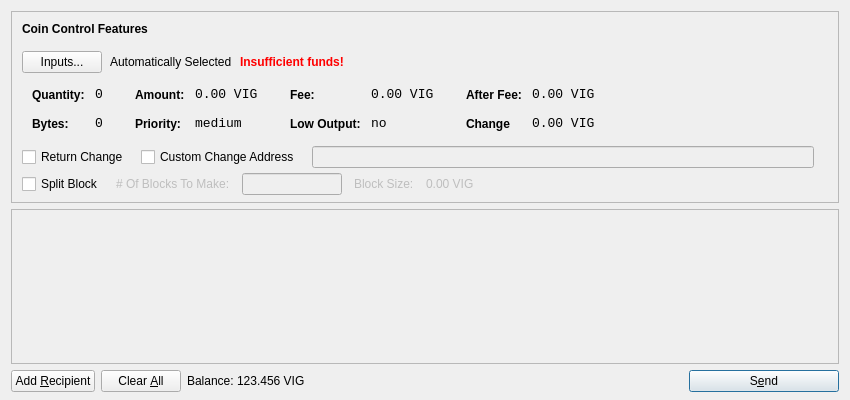
<?xml version="1.0" encoding="UTF-8"?>
<ui version="4.0">
 <class>SendCoinsDialog</class>
 <widget class="QDialog" name="SendCoinsDialog">
  <property name="geometry">
   <rect>
    <x>0</x>
    <y>0</y>
    <width>850</width>
    <height>400</height>
   </rect>
  </property>
  <property name="windowTitle">
   <string>Send Coins</string>
  </property>
  <layout class="QVBoxLayout" name="verticalLayout" stretch="0,1,0">
   <property name="bottomMargin">
    <number>8</number>
   </property>
   <item>
    <widget class="QFrame" name="frameCoinControl">
     <property name="sizePolicy">
      <sizepolicy hsizetype="Expanding" vsizetype="Expanding">
       <horstretch>0</horstretch>
       <verstretch>0</verstretch>
      </sizepolicy>
     </property>
     <property name="maximumSize">
      <size>
       <width>16777215</width>
       <height>16777215</height>
      </size>
     </property>
     <property name="frameShape">
      <enum>QFrame::StyledPanel</enum>
     </property>
     <property name="frameShadow">
      <enum>QFrame::Sunken</enum>
     </property>
     <layout class="QVBoxLayout" name="verticalLayoutCoinControl2">
      <property name="spacing">
       <number>6</number>
      </property>
      <property name="leftMargin">
       <number>0</number>
      </property>
      <property name="topMargin">
       <number>0</number>
      </property>
      <property name="rightMargin">
       <number>0</number>
      </property>
      <property name="bottomMargin">
       <number>6</number>
      </property>
      <item>
       <layout class="QVBoxLayout" name="verticalLayoutCoinControl" stretch="0,0,0,0,1">
        <property name="spacing">
         <number>0</number>
        </property>
        <property name="leftMargin">
         <number>10</number>
        </property>
        <property name="topMargin">
         <number>10</number>
        </property>
        <item>
         <layout class="QHBoxLayout" name="horizontalLayoutCoinControl1">
          <property name="bottomMargin">
           <number>15</number>
          </property>
          <item>
           <widget class="QLabel" name="labelCoinControlFeatures">
            <property name="sizePolicy">
             <sizepolicy hsizetype="Preferred" vsizetype="Maximum">
              <horstretch>0</horstretch>
              <verstretch>0</verstretch>
             </sizepolicy>
            </property>
            <property name="font">
             <font>
              <weight>75</weight>
              <bold>true</bold>
             </font>
            </property>
            <property name="styleSheet">
             <string notr="true">font-weight:bold;</string>
            </property>
            <property name="text">
             <string>Coin Control Features</string>
            </property>
           </widget>
          </item>
         </layout>
        </item>
        <item>
         <layout class="QHBoxLayout" name="horizontalLayoutCoinControl2" stretch="0,0,0,0">
          <property name="spacing">
           <number>8</number>
          </property>
          <property name="bottomMargin">
           <number>10</number>
          </property>
          <item>
           <widget class="QPushButton" name="pushButtonCoinControl">
            <property name="styleSheet">
             <string notr="true"/>
            </property>
            <property name="text">
             <string>Inputs...</string>
            </property>
           </widget>
          </item>
          <item>
           <widget class="QLabel" name="labelCoinControlAutomaticallySelected">
            <property name="text">
             <string>Automatically Selected</string>
            </property>
            <property name="margin">
             <number>5</number>
            </property>
           </widget>
          </item>
          <item>
           <widget class="QLabel" name="labelCoinControlInsuffFunds">
            <property name="font">
             <font>
              <weight>75</weight>
              <bold>true</bold>
             </font>
            </property>
            <property name="styleSheet">
             <string notr="true">color:red;font-weight:bold;</string>
            </property>
            <property name="text">
             <string>Insufficient funds!</string>
            </property>
            <property name="margin">
             <number>5</number>
            </property>
           </widget>
          </item>
          <item>
           <spacer name="horizontalSpacerCoinControl">
            <property name="orientation">
             <enum>Qt::Horizontal</enum>
            </property>
            <property name="sizeHint" stdset="0">
             <size>
              <width>40</width>
              <height>1</height>
             </size>
            </property>
           </spacer>
          </item>
         </layout>
        </item>
        <item>
         <widget class="QWidget" name="widgetCoinControl" native="true">
          <property name="sizePolicy">
           <sizepolicy hsizetype="Preferred" vsizetype="Preferred">
            <horstretch>0</horstretch>
            <verstretch>0</verstretch>
           </sizepolicy>
          </property>
          <property name="minimumSize">
           <size>
            <width>0</width>
            <height>0</height>
           </size>
          </property>
          <property name="styleSheet">
           <string notr="true"/>
          </property>
          <layout class="QHBoxLayout" name="horizontalLayoutCoinControl5">
           <property name="margin">
            <number>0</number>
           </property>
           <item>
            <layout class="QHBoxLayout" name="horizontalLayoutCoinControl3" stretch="0,0,0,1">
             <property name="spacing">
              <number>20</number>
             </property>
             <property name="topMargin">
              <number>0</number>
             </property>
             <property name="bottomMargin">
              <number>10</number>
             </property>
             <item>
              <layout class="QFormLayout" name="formLayoutCoinControl1">
               <property name="horizontalSpacing">
                <number>10</number>
               </property>
               <property name="verticalSpacing">
                <number>14</number>
               </property>
               <property name="leftMargin">
                <number>10</number>
               </property>
               <property name="topMargin">
                <number>4</number>
               </property>
               <property name="rightMargin">
                <number>6</number>
               </property>
               <item row="0" column="0">
                <widget class="QLabel" name="labelCoinControlQuantityText">
                 <property name="styleSheet">
                  <string notr="true">font-weight:bold;</string>
                 </property>
                 <property name="text">
                  <string>Quantity:</string>
                 </property>
                 <property name="margin">
                  <number>0</number>
                 </property>
                </widget>
               </item>
               <item row="0" column="1">
                <widget class="QLabel" name="labelCoinControlQuantity">
                 <property name="font">
                  <font>
                   <family>Monospace</family>
                   <pointsize>10</pointsize>
                  </font>
                 </property>
                 <property name="cursor">
                  <cursorShape>IBeamCursor</cursorShape>
                 </property>
                 <property name="contextMenuPolicy">
                  <enum>Qt::ActionsContextMenu</enum>
                 </property>
                 <property name="text">
                  <string>0</string>
                 </property>
                 <property name="margin">
                  <number>0</number>
                 </property>
                 <property name="textInteractionFlags">
                  <set>Qt::LinksAccessibleByMouse|Qt::TextSelectableByKeyboard|Qt::TextSelectableByMouse</set>
                 </property>
                </widget>
               </item>
               <item row="1" column="0">
                <widget class="QLabel" name="labelCoinControlBytesText">
                 <property name="styleSheet">
                  <string notr="true">font-weight:bold;</string>
                 </property>
                 <property name="text">
                  <string>Bytes:</string>
                 </property>
                </widget>
               </item>
               <item row="1" column="1">
                <widget class="QLabel" name="labelCoinControlBytes">
                 <property name="font">
                  <font>
                   <family>Monospace</family>
                   <pointsize>10</pointsize>
                  </font>
                 </property>
                 <property name="cursor">
                  <cursorShape>IBeamCursor</cursorShape>
                 </property>
                 <property name="contextMenuPolicy">
                  <enum>Qt::ActionsContextMenu</enum>
                 </property>
                 <property name="text">
                  <string>0</string>
                 </property>
                 <property name="textInteractionFlags">
                  <set>Qt::LinksAccessibleByMouse|Qt::TextSelectableByKeyboard|Qt::TextSelectableByMouse</set>
                 </property>
                </widget>
               </item>
              </layout>
             </item>
             <item>
              <layout class="QFormLayout" name="formLayoutCoinControl2">
               <property name="horizontalSpacing">
                <number>10</number>
               </property>
               <property name="verticalSpacing">
                <number>14</number>
               </property>
               <property name="leftMargin">
                <number>6</number>
               </property>
               <property name="topMargin">
                <number>4</number>
               </property>
               <property name="rightMargin">
                <number>6</number>
               </property>
               <item row="0" column="0">
                <widget class="QLabel" name="labelCoinControlAmountText">
                 <property name="styleSheet">
                  <string notr="true">font-weight:bold;</string>
                 </property>
                 <property name="text">
                  <string>Amount:</string>
                 </property>
                 <property name="margin">
                  <number>0</number>
                 </property>
                </widget>
               </item>
               <item row="0" column="1">
                <widget class="QLabel" name="labelCoinControlAmount">
                 <property name="font">
                  <font>
                   <family>Monospace</family>
                   <pointsize>10</pointsize>
                  </font>
                 </property>
                 <property name="cursor">
                  <cursorShape>IBeamCursor</cursorShape>
                 </property>
                 <property name="contextMenuPolicy">
                  <enum>Qt::ActionsContextMenu</enum>
                 </property>
                 <property name="text">
                  <string>0.00 VIG</string>
                 </property>
                 <property name="textInteractionFlags">
                  <set>Qt::LinksAccessibleByMouse|Qt::TextSelectableByKeyboard|Qt::TextSelectableByMouse</set>
                 </property>
                </widget>
               </item>
               <item row="1" column="0">
                <widget class="QLabel" name="labelCoinControlPriorityText">
                 <property name="styleSheet">
                  <string notr="true">font-weight:bold;</string>
                 </property>
                 <property name="text">
                  <string>Priority:</string>
                 </property>
                </widget>
               </item>
               <item row="1" column="1">
                <widget class="QLabel" name="labelCoinControlPriority">
                 <property name="font">
                  <font>
                   <family>Monospace</family>
                   <pointsize>10</pointsize>
                  </font>
                 </property>
                 <property name="cursor">
                  <cursorShape>IBeamCursor</cursorShape>
                 </property>
                 <property name="contextMenuPolicy">
                  <enum>Qt::ActionsContextMenu</enum>
                 </property>
                 <property name="text">
                  <string>medium</string>
                 </property>
                 <property name="textInteractionFlags">
                  <set>Qt::LinksAccessibleByMouse|Qt::TextSelectableByKeyboard|Qt::TextSelectableByMouse</set>
                 </property>
                </widget>
               </item>
              </layout>
             </item>
             <item>
              <layout class="QFormLayout" name="formLayoutCoinControl3">
               <property name="horizontalSpacing">
                <number>10</number>
               </property>
               <property name="verticalSpacing">
                <number>14</number>
               </property>
               <property name="leftMargin">
                <number>6</number>
               </property>
               <property name="topMargin">
                <number>4</number>
               </property>
               <property name="rightMargin">
                <number>6</number>
               </property>
               <item row="0" column="0">
                <widget class="QLabel" name="labelCoinControlFeeText">
                 <property name="styleSheet">
                  <string notr="true">font-weight:bold;</string>
                 </property>
                 <property name="text">
                  <string>Fee:</string>
                 </property>
                 <property name="margin">
                  <number>0</number>
                 </property>
                </widget>
               </item>
               <item row="0" column="1">
                <widget class="QLabel" name="labelCoinControlFee">
                 <property name="font">
                  <font>
                   <family>Monospace</family>
                   <pointsize>10</pointsize>
                  </font>
                 </property>
                 <property name="cursor">
                  <cursorShape>IBeamCursor</cursorShape>
                 </property>
                 <property name="contextMenuPolicy">
                  <enum>Qt::ActionsContextMenu</enum>
                 </property>
                 <property name="text">
                  <string>0.00 VIG</string>
                 </property>
                 <property name="textInteractionFlags">
                  <set>Qt::LinksAccessibleByMouse|Qt::TextSelectableByKeyboard|Qt::TextSelectableByMouse</set>
                 </property>
                </widget>
               </item>
               <item row="1" column="0">
                <widget class="QLabel" name="labelCoinControlLowOutputText">
                 <property name="styleSheet">
                  <string notr="true">font-weight:bold;</string>
                 </property>
                 <property name="text">
                  <string>Low Output:</string>
                 </property>
                </widget>
               </item>
               <item row="1" column="1">
                <widget class="QLabel" name="labelCoinControlLowOutput">
                 <property name="font">
                  <font>
                   <family>Monospace</family>
                   <pointsize>10</pointsize>
                  </font>
                 </property>
                 <property name="cursor">
                  <cursorShape>IBeamCursor</cursorShape>
                 </property>
                 <property name="contextMenuPolicy">
                  <enum>Qt::ActionsContextMenu</enum>
                 </property>
                 <property name="text">
                  <string>no</string>
                 </property>
                 <property name="textInteractionFlags">
                  <set>Qt::LinksAccessibleByMouse|Qt::TextSelectableByKeyboard|Qt::TextSelectableByMouse</set>
                 </property>
                </widget>
               </item>
              </layout>
             </item>
             <item>
              <layout class="QFormLayout" name="formLayoutCoinControl4">
               <property name="fieldGrowthPolicy"> 
                 <enum>QFormLayout::AllNonFixedFieldsGrow</enum> 
                </property>			  
               <property name="horizontalSpacing">
                <number>10</number>
               </property>
               <property name="verticalSpacing">
                <number>14</number>
               </property>
               <property name="leftMargin">
                <number>6</number>
               </property>
               <property name="topMargin">
                <number>4</number>
               </property>
               <property name="rightMargin">
                <number>6</number>
               </property>
               <item row="0" column="0">
                <widget class="QLabel" name="labelCoinControlAfterFeeText">
                 <property name="styleSheet">
                  <string notr="true">font-weight:bold;</string>
                 </property>
                 <property name="text">
                  <string>After Fee:</string>
                 </property>
                 <property name="margin">
                  <number>0</number>
                 </property>
                </widget>
               </item>
               <item row="0" column="1">
                <widget class="QLabel" name="labelCoinControlAfterFee">
                 <property name="font">
                  <font>
                   <family>Monospace</family>
                   <pointsize>10</pointsize>
                  </font>
                 </property>
                 <property name="cursor">
                  <cursorShape>IBeamCursor</cursorShape>
                 </property>
                 <property name="contextMenuPolicy">
                  <enum>Qt::ActionsContextMenu</enum>
                 </property>
                 <property name="text">
                  <string>0.00 VIG</string>
                 </property>
                 <property name="textInteractionFlags">
                  <set>Qt::LinksAccessibleByMouse|Qt::TextSelectableByKeyboard|Qt::TextSelectableByMouse</set>
                 </property>
                </widget>
               </item>
               <item row="1" column="0">
                <widget class="QLabel" name="labelCoinControlChangeText">
                 <property name="styleSheet">
                  <string notr="true">font-weight:bold;</string>
                 </property>
                 <property name="text">
                  <string>Change</string>
                 </property>
                </widget>
               </item>
               <item row="1" column="1">
                <widget class="QLabel" name="labelCoinControlChange">
                 <property name="font">
                  <font>
                   <family>Monospace</family>
                   <pointsize>10</pointsize>
                  </font>
                 </property>
                 <property name="cursor">
                  <cursorShape>IBeamCursor</cursorShape>
                 </property>
                 <property name="contextMenuPolicy">
                  <enum>Qt::ActionsContextMenu</enum>
                 </property>
                 <property name="text">
                  <string>0.00 VIG</string>
                 </property>
                 <property name="textInteractionFlags">
                  <set>Qt::LinksAccessibleByMouse|Qt::TextSelectableByKeyboard|Qt::TextSelectableByMouse</set>
                 </property>
                </widget>
               </item>
              </layout>
             </item>
            </layout>
           </item>
          </layout>
         </widget>
        </item>
        <item>
        <layout class="QHBoxLayout" name="horizontalLayoutCoinControl4" stretch="0,0,0,0">
          <property name="spacing">
           <number>12</number>
          </property>
          <property name="sizeConstraint">
           <enum>QLayout::SetDefaultConstraint</enum>
          </property>
          <property name="topMargin">
           <number>5</number>
          </property>
          <property name="rightMargin">
           <number>5</number>
          </property>
          <item>
		  <widget class="QCheckBox" name="returnChangeCheckBox">
 		  <property name="text">
 		  <string>Return Change</string>
 		  </property>
		  </widget>
 		  </item>
 		  <item>		  
           <widget class="QCheckBox" name="checkBoxCoinControlChange">
            <property name="text">
             <string>Custom Change Address</string>
            </property>
           </widget>
          </item>
          <item>
           <widget class="QLineEdit" name="lineEditCoinControlChange">
            <property name="enabled">
             <bool>false</bool>
            </property>
            <property name="sizePolicy">
             <sizepolicy hsizetype="Expanding" vsizetype="Fixed">
              <horstretch>0</horstretch>
              <verstretch>0</verstretch>
             </sizepolicy>
            </property>
           </widget>
          </item>
          <item>
           <widget class="QLabel" name="labelCoinControlChangeLabel">
            <property name="sizePolicy">
             <sizepolicy hsizetype="Preferred" vsizetype="Expanding">
              <horstretch>0</horstretch>
              <verstretch>0</verstretch>
             </sizepolicy>
            </property>
            <property name="minimumSize">
             <size>
              <width>0</width>
              <height>0</height>
             </size>
            </property>
            <property name="text">
             <string/>
            </property>
            <property name="margin">
             <number>3</number>
            </property>
           </widget>
          </item>
         </layout>
        </item>
        <item>
         <layout class="QHBoxLayout" name="horizontalLayoutCoinControl4a" stretch="0,0,0,0">
           <property name="alignment" >
          <set>Qt::AlignLeft</set>
           </property>
           <property name="spacing">
            <number>12</number>
           </property>
           <property name="sizeConstraint">
            <enum>QLayout::SetDefaultConstraint</enum>
           </property>
           <property name="topMargin">
            <number>5</number>
           </property>
           <property name="rightMargin">
            <number>5</number>
           </property>
            <item> 
            <widget class="QCheckBox" name="splitBlockCheckBox"> 
             <property name="text"> 
              <string>Split Block</string> 
             </property> 
            </widget> 
           </item> 
           <item> 
            <widget class="QLabel" name="labelBlocksToMakeText"> 
             <property name="enabled"> 
              <bool>false</bool> 
             </property> 
             <property name="text"> 
              <string># Of Blocks To Make:</string> 
             </property> 
            </widget> 
           </item>
           <item> 
            <widget class="QLineEdit" name="splitBlockLineEdit"> 
             <property name="enabled"> 
              <bool>false</bool> 
             </property> 
             <property name="sizePolicy"> 
              <sizepolicy hsizetype="Fixed" vsizetype="Fixed"> 
               <horstretch>0</horstretch> 
               <verstretch>0</verstretch> 
              </sizepolicy> 
             </property> 
             <property name="maximumSize"> 
              <size> 
               <width>100</width> 
               <height>16777215</height> 
              </size> 
             </property> 
            </widget> 
           </item> 
           <item> 
            <widget class="QLabel" name="labelBlockSizeText"> 
             <property name="enabled"> 
              <bool>false</bool> 
             </property> 
             <property name="text"> 
              <string>Block Size:</string> 
             </property> 
            </widget> 
           </item> 
           <item> 
            <widget class="QLabel" name="labelBlockSize"> 
             <property name="enabled"> 
              <bool>false</bool> 
             </property> 
             <property name="text"> 
              <string>0.00 VIG</string> 
             </property>
            </widget> 
            </item>
          </layout>
         </item>
         <item>		
         <spacer name="verticalSpacerCoinControl">
          <property name="orientation">
           <enum>Qt::Vertical</enum>
          </property>
          <property name="sizeHint" stdset="0">
           <size>
            <width>800</width>
            <height>1</height>
           </size>
          </property>
         </spacer>
        </item>
       </layout>
      </item>
     </layout>
    </widget>
   </item>
   <item>
    <widget class="QScrollArea" name="scrollArea">
     <property name="widgetResizable">
      <bool>true</bool>
     </property>
     <widget class="QWidget" name="scrollAreaWidgetContents">
      <property name="geometry">
       <rect>
        <x>0</x>
        <y>0</y>
        <width>830</width>
        <height>172</height>
       </rect>
      </property>
      <layout class="QVBoxLayout" name="verticalLayout_2">
       <property name="margin">
        <number>0</number>
       </property>
       <item>
        <layout class="QVBoxLayout" name="entries">
         <property name="spacing">
          <number>6</number>
         </property>
        </layout>
       </item>
       <item>
        <spacer name="verticalSpacer">
         <property name="orientation">
          <enum>Qt::Vertical</enum>
         </property>
         <property name="sizeHint" stdset="0">
          <size>
           <width>20</width>
           <height>40</height>
          </size>
         </property>
        </spacer>
       </item>
      </layout>
     </widget>
    </widget>
   </item>
   <item>
    <layout class="QHBoxLayout" name="horizontalLayout">
     <item>
      <widget class="QPushButton" name="addButton">
       <property name="toolTip">
        <string>Send to multiple recipients at once</string>
       </property>
       <property name="text">
        <string>Add &amp;Recipient</string>
       </property>
       <property name="icon">
        <iconset resource="../bitcoin.qrc">
         <normaloff>:/icons/add</normaloff>:/icons/add</iconset>
       </property>
       <property name="autoDefault">
        <bool>false</bool>
       </property>
      </widget>
     </item>
     <item>
      <widget class="QPushButton" name="clearButton">
       <property name="sizePolicy">
        <sizepolicy hsizetype="Minimum" vsizetype="Fixed">
         <horstretch>0</horstretch>
         <verstretch>0</verstretch>
        </sizepolicy>
       </property>
       <property name="toolTip">
        <string>Remove all transaction fields</string>
       </property>
       <property name="text">
        <string>Clear &amp;All</string>
       </property>
       <property name="icon">
        <iconset resource="../bitcoin.qrc">
         <normaloff>:/icons/remove</normaloff>:/icons/remove</iconset>
       </property>
       <property name="autoRepeatDelay">
        <number>300</number>
       </property>
       <property name="autoDefault">
        <bool>false</bool>
       </property>
      </widget>
     </item>
     <item>
      <layout class="QHBoxLayout" name="horizontalLayout_2">
       <property name="spacing">
        <number>3</number>
       </property>
       <item>
        <widget class="QLabel" name="label">
         <property name="sizePolicy">
          <sizepolicy hsizetype="Preferred" vsizetype="Fixed">
           <horstretch>0</horstretch>
           <verstretch>0</verstretch>
          </sizepolicy>
         </property>
         <property name="text">
          <string>Balance:</string>
         </property>
        </widget>
       </item>
       <item>
        <widget class="QLabel" name="labelBalance">
         <property name="sizePolicy">
          <sizepolicy hsizetype="Preferred" vsizetype="Fixed">
           <horstretch>0</horstretch>
           <verstretch>0</verstretch>
          </sizepolicy>
         </property>
         <property name="cursor">
          <cursorShape>IBeamCursor</cursorShape>
         </property>
         <property name="text">
          <string>123.456 VIG</string>
         </property>
         <property name="textInteractionFlags">
          <set>Qt::LinksAccessibleByMouse|Qt::TextSelectableByKeyboard|Qt::TextSelectableByMouse</set>
         </property>
        </widget>
       </item>
      </layout>
     </item>
     <item>
      <spacer name="horizontalSpacer">
       <property name="orientation">
        <enum>Qt::Horizontal</enum>
       </property>
       <property name="sizeHint" stdset="0">
        <size>
         <width>40</width>
         <height>20</height>
        </size>
       </property>
      </spacer>
     </item>
     <item>
      <widget class="QPushButton" name="sendButton">
       <property name="minimumSize">
        <size>
         <width>150</width>
         <height>0</height>
        </size>
       </property>
       <property name="toolTip">
        <string>Confirm the send action</string>
       </property>
       <property name="text">
        <string>S&amp;end</string>
       </property>
       <property name="icon">
        <iconset resource="../bitcoin.qrc">
         <normaloff>:/icons/send</normaloff>:/icons/send</iconset>
       </property>
       <property name="default">
        <bool>true</bool>
       </property>
      </widget>
     </item>
    </layout>
   </item>
  </layout>
 </widget>
 <resources>
  <include location="../bitcoin.qrc"/>
 </resources>
 <connections/>
</ui>
